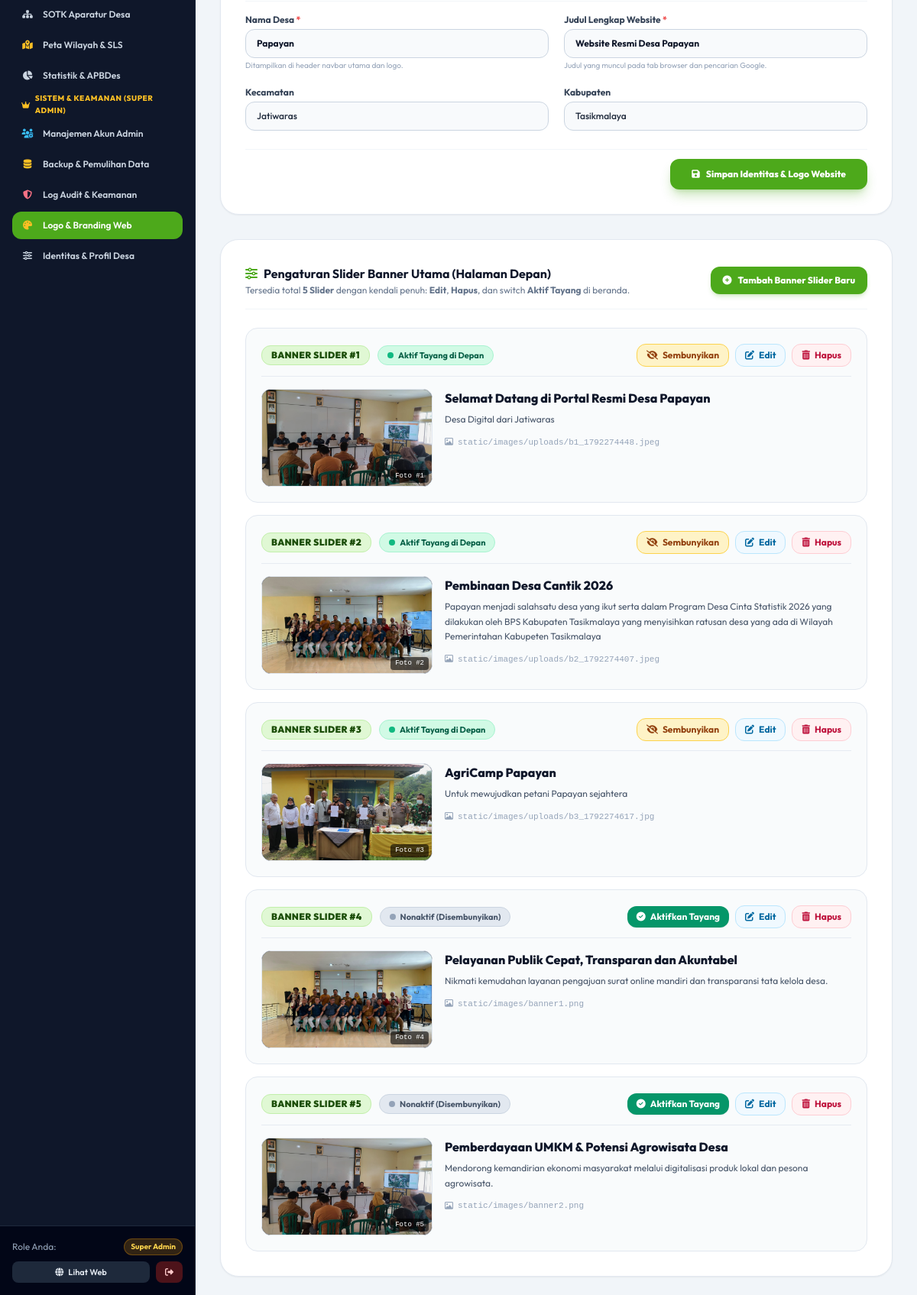
/admin/branding (signed in, lower part), run on an earlier commit of the app's database.
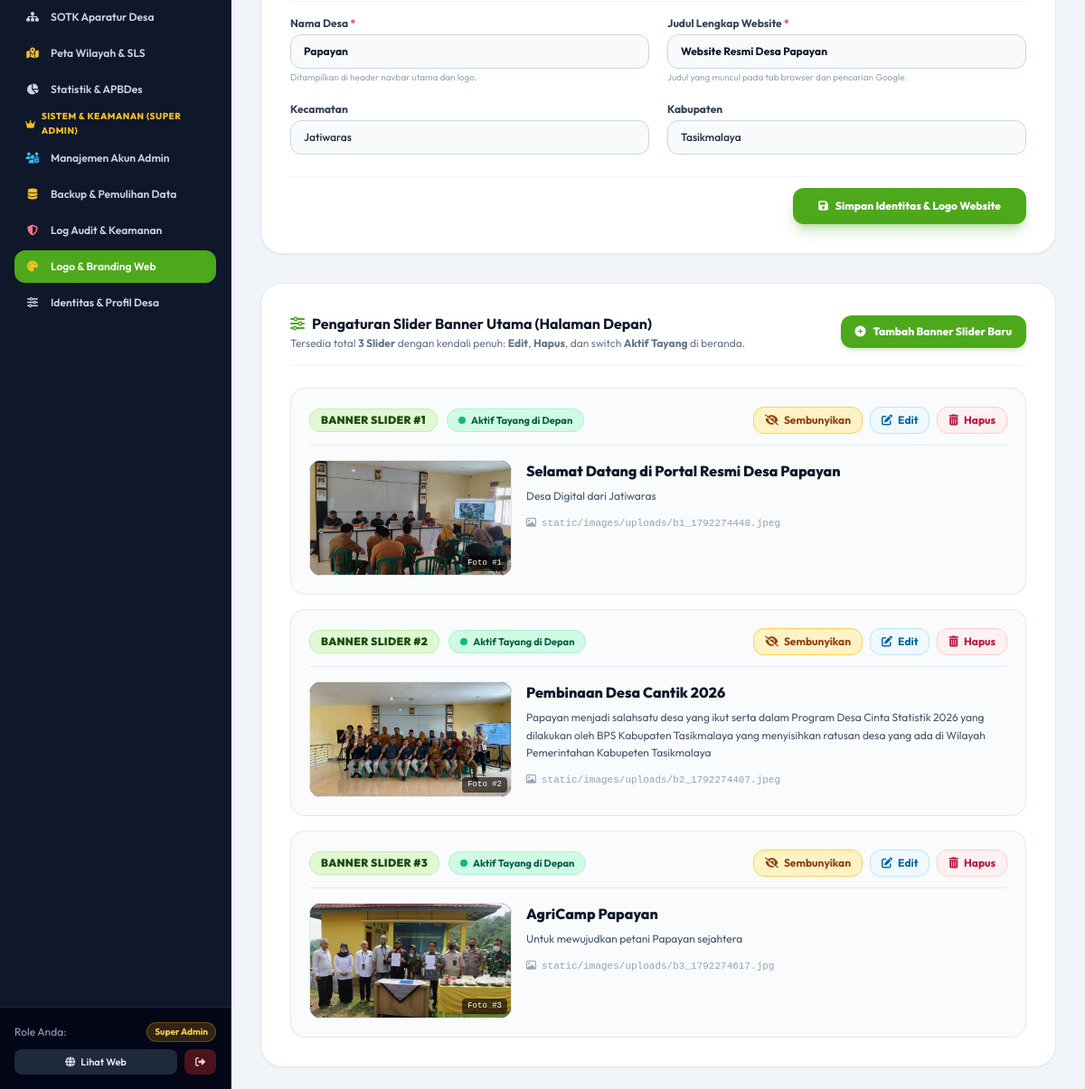
And on a later commit of the database.
### tables this page shows
CREATE TABLE profil_desa (
        id INTEGER PRIMARY KEY,
        nama_desa TEXT NOT NULL,
        kecamatan TEXT NOT NULL,
        kabupaten TEXT NOT NULL,
        provinsi TEXT NOT NULL,
        kode_pos TEXT,
        kode_wilayah TEXT,
        alamat TEXT,
        telepon TEXT,
        email TEXT,
        jam_pelayanan TEXT,
        nama_kades TEXT,
        periode_kades TEXT,
        foto_kades TEXT,
        sambutan_kades TEXT,
        visi TEXT,
        misi TEXT,
        luas_wilayah TEXT,
        koordinat_lat REAL,
        koordinat_lng REAL
    , judul_website TEXT DEFAULT 'Website Resmi Desa Kersik', tagline_website TEXT DEFAULT 'Desa Wisata Pesisir Marang Kayu', subtagline_website TEXT DEFAULT 'Penerima Penghargaan Kampung Iklim (Proklim) Utama KLHK RI', logo_website TEXT DEFAULT 'static/images/kutaikartanegara.png', favicon_website TEXT DEFAULT 'static/images/kutaikartanegara.png', banner_hero_1 TEXT DEFAULT 'static/images/banner1.png', banner_title_1 TEXT DEFAULT 'Selamat Datang di Website Resmi Desa Kersik', banner_desc_1 TEXT DEFAULT 'Menjelajahi pesona Pantai Biru Kersik, kelestarian mangrove pesisir, dan kemajuan masyarakat.', banner_hero_2 TEXT DEFAULT 'static/images/banner2.png', banner_title_2 TEXT DEFAULT 'Penerima Sertifikat Proklim Utama KLHK RI', banner_desc_2 TEXT DEFAULT 'Komitmen nyata masyarakat Desa Kersik dalam menjaga kelestarian lingkungan pesisir.', banner_hero_3 TEXT DEFAULT 'static/images/pantai_kersik.jpg', banner_title_3 TEXT DEFAULT 'Pelayanan Publik Cepat, Transparan dan Akuntabel', banner_desc_3 TEXT DEFAULT 'Nikmati kemudahan layanan pengajuan surat online mandiri dan keterbukaan informasi.', kml_url TEXT, teks_footer_deskripsi TEXT, teks_footer_copyright TEXT, teks_footer_portal TEXT, bagan_struktur_desa TEXT, bagan_struktur_bpd TEXT, keterangan_bagan_desa TEXT, keterangan_bagan_bpd TEXT, status_maintenance_surat INTEGER DEFAULT 1, pesan_maintenance_surat TEXT DEFAULT 'Layanan Sedang Maintenace. Mohon maaf atas ketidaknyamananya !!!', batas_utara TEXT DEFAULT 'Berbatasan dengan Desa Sukakerta / Desa Janggala', batas_selatan TEXT DEFAULT 'Berbatasan dengan Desa Kertarahayu / Desa Jatiwaras', batas_timur TEXT DEFAULT 'Berbatasan dengan Desa Neglasari / Desa Setiawangi', batas_barat TEXT DEFAULT 'Berbatasan dengan Desa Sukaraja / Sungai Ciwulan', feedback_judul TEXT DEFAULT 'Feedback', feedback_pertanyaan TEXT DEFAULT 'Seberapa puas Anda dengan website kami?', feedback_opsi_pekerjaan TEXT DEFAULT 'Pelajar / Mahasiswa, Aparatur Sipil Negara (ASN / PNS), TNI / POLRI, Karyawan Swasta / BUMN, Wiraswasta / Pengusaha / UMKM, Petani / Nelayan / Peternak, Tenaga Pengajar / Dosen / Guru, Peneliti / Praktisi, Ibu Rumah Tangga, Lainnya', feedback_opsi_aspek TEXT DEFAULT 'Tampilan, Pencarian Data, Kelengkapan Data, Metadata, Fitur, Performa Akses', feedback_placeholder_saran TEXT DEFAULT 'Tuliskan saran atau kritik membangun Anda di sini...');

CREATE TABLE banner_slider (
    id INTEGER PRIMARY KEY AUTOINCREMENT,
    judul TEXT NOT NULL,
    deskripsi TEXT,
    gambar TEXT,
    urutan INTEGER DEFAULT 1,
    is_active INTEGER DEFAULT 1,
    created_at TIMESTAMP DEFAULT CURRENT_TIMESTAMP
);

### app.py (the view, shortened to what this page needs)
@app.route('/admin/branding', methods=['GET', 'POST'])
@superadmin_required
def admin_branding():
    conn = get_db()
    cursor = conn.cursor()
    cursor.execute("SELECT * FROM profil_desa WHERE id = 1")
    profil = dict(cursor.fetchone() or {})
    cursor.execute("SELECT * FROM banner_slider ORDER BY urutan ASC, id ASC")
    sliders = [dict(row) for row in cursor.fetchall()]
    conn.close()
    return render_template('admin/branding.html', profil=profil, sliders=sliders)

### templates/admin/branding.html (shortened to what this page needs)
{% extends "base_admin.html" %}
{% block content %}
<div class="space-y-8 max-w-5xl">
  <form method="POST" action="{{ url_for('admin_branding') }}" enctype="multipart/form-data" class="bg-white rounded-3xl border border-slate-200 p-6 sm:p-8 shadow-sm space-y-6">
    <div class="grid grid-cols-1 sm:grid-cols-2 gap-5 pt-4 border-t border-slate-100">
      <div>
        <label class="block text-xs font-bold text-slate-700 mb-1">Nama Desa <span class="text-red-500">*</span></label>
        <input type="text" name="nama_desa" id="input-nama-desa" value="{{ profil.nama_desa }}" required placeholder="Contoh: Papayan" class="w-full text-xs bg-slate-50 border border-slate-300 rounded-xl px-3.5 py-2.5 focus:outline-none focus:ring-2 focus:ring-brand-500 font-bold text-slate-900" />
        <p class="text-[10px] text-slate-400 mt-0.5">Ditampilkan di header navbar utama dan logo.</p>
      </div>
      <div>
        <label class="block text-xs font-bold text-slate-700 mb-1">Judul Lengkap Website <span class="text-red-500">*</span></label>
        <input type="text" name="judul_website" id="input-judul-website" value="{{ profil.judul_website or 'Website Resmi Desa Papayan' }}" required placeholder="Contoh: Website Resmi Desa Papayan" class="w-full text-xs bg-slate-50 border border-slate-300 rounded-xl px-3.5 py-2.5 focus:outline-none focus:ring-2 focus:ring-brand-500 font-bold text-slate-900" />
        <p class="text-[10px] text-slate-400 mt-0.5">Judul yang muncul pada tab browser dan pencarian Google.</p>
      </div>
      <div>
        <label class="block text-xs font-bold text-slate-700 mb-1">Kecamatan</label>
        <input type="text" name="kecamatan" value="{{ profil.kecamatan }}" required placeholder="Jatiwaras" class="w-full text-xs bg-slate-50 border border-slate-300 rounded-xl px-3.5 py-2.5 focus:outline-none focus:ring-2 focus:ring-brand-500 font-medium" />
      </div>
      <div>
        <label class="block text-xs font-bold text-slate-700 mb-1">Kabupaten</label>
        <input type="text" name="kabupaten" id="input-kabupaten" value="{{ profil.kabupaten }}" required placeholder="Tasikmalaya" class="w-full text-xs bg-slate-50 border border-slate-300 rounded-xl px-3.5 py-2.5 focus:outline-none focus:ring-2 focus:ring-brand-500 font-medium" />
      </div>
    </div>
    <div class="flex items-center justify-end gap-3 pt-3 border-t border-slate-100">
      <button type="submit" class="px-7 py-3 rounded-xl bg-brand-700 hover:bg-brand-800 text-white font-extrabold text-xs shadow-lg shadow-brand-700/30 transition transform hover:-translate-y-0.5 flex items-center gap-2">
        <i class="fa-solid fa-floppy-disk"></i> Simpan Identitas & Logo Website
      </button>
    </div>
  </form>
  <div id="section-slider" class="bg-white rounded-3xl border border-slate-200 p-6 sm:p-8 shadow-sm space-y-6">
    <div class="pb-4 border-b border-slate-100 flex flex-col sm:flex-row sm:items-center sm:justify-between gap-4">
      <div>
        <h3 class="font-bold text-base text-slate-900 flex items-center gap-2">
          <i class="fa-solid fa-sliders text-brand-700"></i> Pengaturan Slider Banner Utama (Halaman Depan)
        </h3>
        <p class="text-xs text-slate-500 mt-0.5">
          Tersedia total <strong>{{ sliders|length }} Slider</strong> dengan kendali penuh: <strong>Edit</strong>, <strong>Hapus</strong>, dan switch <strong>Aktif Tayang</strong> di beranda.
        </p>
      </div>
      <div>
        <button type="button" onclick="openModalTambahSlider()" class="px-4 py-2.5 rounded-xl bg-brand-700 hover:bg-brand-800 text-white font-extrabold text-xs shadow-md shadow-brand-700/20 transition flex items-center gap-2 shrink-0">
          <i class="fa-solid fa-plus-circle"></i> Tambah Banner Slider Baru
        </button>
      </div>
    </div>
    <div class="space-y-4">
      {% for s in sliders %}
      <div class="p-5 bg-slate-50/80 dark:bg-slate-900/80 hover:bg-white dark:hover:bg-slate-800/80 rounded-2xl border border-slate-200 dark:border-slate-800 transition space-y-4 shadow-xs">
        <div class="flex flex-wrap items-center justify-between gap-3 pb-3 border-b border-slate-200/80 dark:border-slate-800">
          <div class="flex items-center gap-2.5">
            <span class="px-3 py-1 rounded-xl text-xs font-black bg-brand-100 text-brand-900 border border-brand-200 tracking-wide">
              BANNER SLIDER #{{ s.urutan or loop.index }}
            </span>
            {% if s.is_active == 1 %}
            <span class="inline-flex items-center gap-1.5 px-3 py-1 rounded-full text-[11px] font-bold bg-emerald-100 text-emerald-800 border border-emerald-200">
              <span class="w-2 h-2 rounded-full bg-emerald-500 animate-pulse"></span>
              Aktif Tayang di Depan
            </span>
            {% else %}
            <span class="inline-flex items-center gap-1.5 px-3 py-1 rounded-full text-[11px] font-bold bg-slate-200 text-slate-600 border border-slate-300">
              <span class="w-2 h-2 rounded-full bg-slate-400"></span>
              Nonaktif (Disembunyikan)
            </span>
            {% endif %}
          </div>
          <div class="flex items-center gap-2">
            <form method="POST" action="{{ url_for('admin_banner_slider_toggle', id=s.id) }}" class="inline">
              <button type="submit" class="px-3 py-1.5 rounded-xl text-xs font-bold transition flex items-center gap-1.5 {% if s.is_active == 1 %}bg-amber-100 hover:bg-amber-200 text-amber-800 border border-amber-300{% else %}bg-emerald-600 hover:bg-emerald-700 text-white shadow-sm{% endif %}" title="{% if s.is_active == 1 %}Nonaktifkan banner ini dari halaman depan{% else %}Aktifkan banner ini agar tayang di halaman depan{% endif %}">
                <i class="fa-solid {% if s.is_active == 1 %}fa-eye-slash{% else %}fa-circle-check{% endif %}"></i>
                <span>{% if s.is_active == 1 %}Sembunyikan{% else %}Aktifkan Tayang{% endif %}</span>
              </button>
            </form>
            <button type="button" onclick="openModalEditSlider({{ s.id }})" class="px-3 py-1.5 rounded-xl text-xs font-bold bg-sky-50 hover:bg-sky-100 text-sky-700 border border-sky-200 transition flex items-center gap-1.5" title="Edit foto, judul, dan deskripsi slider">
              <i class="fa-solid fa-pen-to-square"></i>
              <span>Edit</span>
            </button>
            <form method="POST" action="{{ url_for('admin_banner_slider_hapus', id=s.id) }}" onsubmit="return confirm('Apakah Anda yakin ingin menghapus Banner Slider #{{ s.urutan or loop.index }}?');" class="inline">
              <button type="submit" class="px-3 py-1.5 rounded-xl text-xs font-bold bg-rose-50 hover:bg-rose-100 text-rose-700 border border-rose-200 transition flex items-center gap-1.5" title="Hapus slider">
                <i class="fa-solid fa-trash-can"></i>
                <span>Hapus</span>
              </button>
            </form>
          </div>
        </div>
        <div class="flex flex-col sm:flex-row gap-4 items-start">
          <div class="w-full sm:w-56 h-32 rounded-xl overflow-hidden bg-slate-900 border border-slate-200 flex-shrink-0 relative group">
            <img src="{{ url_for('static', filename=s.gambar.replace('static/', '')) if s.gambar and s.gambar.startswith('static/') else (s.gambar or url_for('static', filename='images/banner1.png')) }}"
                 alt="{{ s.judul }}"
                 onerror="this.src='{{ url_for('static', filename='images/banner1.png') }}'"
                 class="w-full h-full object-cover brightness-95 group-hover:scale-105 transition duration-300" />
            <div class="absolute bottom-1 right-1 px-1.5 py-0.5 rounded bg-black/60 text-white text-[9px] font-mono">
              Foto #{{ s.urutan or loop.index }}
            </div>
          </div>
          <div class="flex-1 min-w-0">
            <h4 class="text-sm sm:text-base font-extrabold text-slate-900 leading-snug">
              {{ s.judul }}
            </h4>
            <p class="text-xs text-slate-600 mt-1.5 leading-relaxed">
              {{ s.deskripsi or '(Tidak ada deskripsi singkat)' }}
            </p>
            <div class="text-[11px] font-mono text-slate-400 mt-3 flex items-center gap-1.5 truncate">
              <i class="fa-regular fa-image text-slate-400"></i>
              <span class="truncate">{{ s.gambar }}</span>
            </div>
          </div>
        </div>
      </div>
      {% endfor %}
    </div>
  </div>
</div>
{% endblock %}

What changed in the data, as far as the page shows it:
removed banner_slider: urutan "4", is_active 0 (drawn), gambar (picture), judul "Pelayanan Publik Cepat, Transparan dan Akuntabel", deskripsi "Nikmati kemudahan layanan pengajuan surat online mandiri dan transparansi tata kelola desa.", gambar "static/images/banner1.png"
removed banner_slider: urutan "5", is_active 0 (drawn), gambar (picture), judul "Pemberdayaan UMKM & Potensi Agrowisata Desa", deskripsi "Mendorong kemandirian ekonomi masyarakat melalui digitalisasi produk lokal dan pesona agrowisata.", gambar "static/images/banner2.png"
Also different on the page:
{{ sliders|length }}: "5" → "3"
